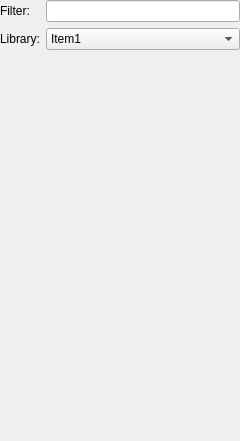
<?xml version="1.0" encoding="UTF-8"?>
<ui version="4.0">
 <class>ObjectManipulator_q</class>
 <widget class="QWidget" name="ObjectManipulator_q">
  <property name="enabled">
   <bool>true</bool>
  </property>
  <property name="geometry">
   <rect>
    <x>0</x>
    <y>0</y>
    <width>240</width>
    <height>441</height>
   </rect>
  </property>
  <property name="sizePolicy">
   <sizepolicy hsizetype="Preferred" vsizetype="Expanding">
    <horstretch>0</horstretch>
    <verstretch>0</verstretch>
   </sizepolicy>
  </property>
  <property name="windowTitle">
   <string>Tree of Objects</string>
  </property>
  <layout class="QGridLayout" name="gridLayout_2">
   <property name="margin">
    <number>0</number>
   </property>
   <item row="0" column="0">
    <layout class="QGridLayout" name="gridLayout">
     <item row="0" column="0">
      <widget class="QLabel" name="label">
       <property name="text">
        <string>Filter:</string>
       </property>
      </widget>
     </item>
     <item row="1" column="0">
      <widget class="QLabel" name="label_2">
       <property name="text">
        <string>Library:</string>
       </property>
      </widget>
     </item>
     <item row="1" column="1">
      <widget class="QComboBox" name="libs">
       <property name="sizePolicy">
        <sizepolicy hsizetype="Expanding" vsizetype="Fixed">
         <horstretch>0</horstretch>
         <verstretch>0</verstretch>
        </sizepolicy>
       </property>
       <property name="toolTip">
        <string>&lt;!DOCTYPE HTML PUBLIC &quot;-//W3C//DTD HTML 4.0//EN&quot; &quot;http://www.w3.org/TR/REC-html40/strict.dtd&quot;&gt;
&lt;html&gt;&lt;head&gt;&lt;meta name=&quot;qrichtext&quot; content=&quot;1&quot; /&gt;&lt;style type=&quot;text/css&quot;&gt;
p, li { white-space: pre-wrap; }
&lt;/style&gt;&lt;/head&gt;&lt;body&gt;
&lt;p style=&quot; margin-top:0px; margin-bottom:0px; margin-left:0px; margin-right:0px; -qt-block-indent:0; text-indent:0px;&quot;&gt;Object libraries&lt;/p&gt;
&lt;p style=&quot;-qt-paragraph-type:empty; margin-top:0px; margin-bottom:0px; margin-left:0px; margin-right:0px; -qt-block-indent:0; text-indent:0px;&quot;&gt;&lt;/p&gt;
&lt;p style=&quot; margin-top:0px; margin-bottom:0px; margin-left:0px; margin-right:0px; -qt-block-indent:0; text-indent:0px;&quot;&gt;Library &lt;span style=&quot; font-weight:600;&quot;&gt;&amp;quot;Standard&amp;quot;&lt;/span&gt; holds predefined&lt;/p&gt;
&lt;p style=&quot; margin-top:0px; margin-bottom:0px; margin-left:0px; margin-right:0px; -qt-block-indent:0; text-indent:0px;&quot;&gt;collection of service and address objects&lt;/p&gt;
&lt;p style=&quot; margin-top:0px; margin-bottom:0px; margin-left:0px; margin-right:0px; -qt-block-indent:0; text-indent:0px;&quot;&gt;that ships with the package. Library &lt;span style=&quot; font-weight:600;&quot;&gt;&amp;quot;User&amp;quot;&lt;/span&gt;&lt;/p&gt;
&lt;p style=&quot; margin-top:0px; margin-bottom:0px; margin-left:0px; margin-right:0px; -qt-block-indent:0; text-indent:0px;&quot;&gt;is where you create your own objects.&lt;/p&gt;&lt;/body&gt;&lt;/html&gt;</string>
       </property>
       <property name="autoFillBackground">
        <bool>false</bool>
       </property>
       <property name="frame">
        <bool>true</bool>
       </property>
       <item>
        <property name="text">
         <string>Item1 </string>
        </property>
       </item>
       <item>
        <property name="text">
         <string>Item 2</string>
        </property>
       </item>
      </widget>
     </item>
     <item row="0" column="1">
      <widget class="FilterLineEdit" name="filter"/>
     </item>
    </layout>
   </item>
   <item row="1" column="0">
    <widget class="QStackedWidget" name="widgetStack">
     <property name="autoFillBackground">
      <bool>false</bool>
     </property>
     <widget class="QWidget" name="page">
      <property name="palette">
       <palette>
        <active>
         <colorrole role="Text">
          <brush brushstyle="SolidPattern">
           <color alpha="255">
            <red>0</red>
            <green>0</green>
            <blue>0</blue>
           </color>
          </brush>
         </colorrole>
        </active>
        <inactive>
         <colorrole role="Text">
          <brush brushstyle="SolidPattern">
           <color alpha="255">
            <red>0</red>
            <green>0</green>
            <blue>0</blue>
           </color>
          </brush>
         </colorrole>
        </inactive>
        <disabled>
         <colorrole role="Text">
          <brush brushstyle="SolidPattern">
           <color alpha="255">
            <red>69</red>
            <green>69</green>
            <blue>69</blue>
           </color>
          </brush>
         </colorrole>
        </disabled>
       </palette>
      </property>
     </widget>
    </widget>
   </item>
  </layout>
 </widget>
 <layoutdefault spacing="6" margin="11"/>
 <customwidgets>
  <customwidget>
   <class>FilterLineEdit</class>
   <extends>QLineEdit</extends>
   <header>FilterLineEdit.h</header>
  </customwidget>
 </customwidgets>
 <resources>
  <include location="MainRes.qrc"/>
 </resources>
 <connections>
  <connection>
   <sender>widgetStack</sender>
   <signal>currentChanged(int)</signal>
   <receiver>ObjectManipulator_q</receiver>
   <slot>currentTreePageChanged(int)</slot>
   <hints>
    <hint type="sourcelabel">
     <x>20</x>
     <y>104</y>
    </hint>
    <hint type="destinationlabel">
     <x>20</x>
     <y>20</y>
    </hint>
   </hints>
  </connection>
  <connection>
   <sender>libs</sender>
   <signal>activated(int)</signal>
   <receiver>ObjectManipulator_q</receiver>
   <slot>libChanged(int)</slot>
   <hints>
    <hint type="sourcelabel">
     <x>119</x>
     <y>38</y>
    </hint>
    <hint type="destinationlabel">
     <x>119</x>
     <y>220</y>
    </hint>
   </hints>
  </connection>
 </connections>
 <slots>
  <slot>libChanged(int)</slot>
 </slots>
</ui>
